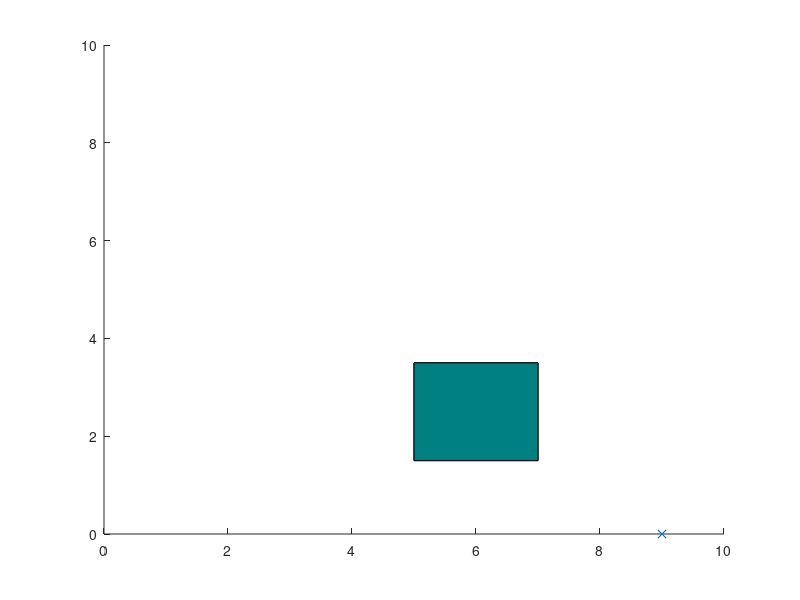

The MATLAB source for this figure: (Note: this script raises an error after producing the figure.)
% RRT* algorithm in 2D with collision avoidance.
% 
% Author: Sai Vemprala
% 
% nodes:    Contains list of all explored nodes. Each node contains its
%           coordinates, cost to reach and its parent.
% 
% Brief description of algorithm: 
% 1. Pick a random node q_rand.
% 2. Find the closest node q_near from explored nodes to branch out from, towards
%    q_rand.
% 3. Steer from q_near towards q_rand: interpolate if node is too far away, reach
%    q_new. Check that obstacle is not hit.
% 4. Update cost of reaching q_new from q_near, treat it as Cmin. For now,
%    q_near acts as the parent node of q_new.
% 5. From the list of 'visited' nodes, check for nearest neighbors with a 
%    given radius, insert in a list q_nearest.
% 6. In all members of q_nearest, check if q_new can be reached from a
%    different parent node with cost lower than Cmin, and without colliding
%    with the obstacle. Select the node that results in the least cost and 
%    update the parent of q_new.
% 7. Add q_new to node list.
% 8. Continue until maximum number of nodes is reached or goal is hit.

clearvars
close all

x_max = 10;
y_max = 10;
obstacle = [5,1.5,2,2];
EPS = 20;
numNodes = 3000;        

q_start.coord = [0 0];
q_start.cost = 0;
q_start.parent = 0;
q_goal.coord = [5 5];
q_goal.cost = 0;

nodes(1) = q_start;
figure(1)
axis([0 x_max 0 y_max])
rectangle('Position',obstacle,'FaceColor',[0 .5 .5])
hold on

rectangle('Position',obstacle,'FaceColor',[0 .5 .5])
for i = 1:1:numNodes
    numNodes
    q_rand = [floor(rand(1)*x_max) floor(rand(1)*y_max)];
    plot(q_rand(1), q_rand(2), 'x', 'Color',  [0 0.4470 0.7410])
    
    % Break if goal node is already reached
    for j = 1:1:length(nodes)
        if norm(nodes(j).coord - q_goal.coord) < 1.3
            break
        end
    end
    
    % Pick the closest node from existing list to branch out from
    ndist = [];
    for j = 1:1:length(nodes)
        n = nodes(j);
        tmp = dist(n.coord, q_rand);
        ndist = [ndist tmp];
    end
    [val, idx] = min(ndist);
    q_near = nodes(idx);
    
    q_new.coord = steer(q_rand, q_near.coord, val, EPS);
    if noCollision(q_rand, q_near.coord, obstacle)
        line([q_near.coord(1), q_new.coord(1)], [q_near.coord(2), q_new.coord(2)], 'Color', 'k', 'LineWidth', 2);
        drawnow
        hold on
        q_new.cost = dist(q_new.coord, q_near.coord) + q_near.cost;
        
        % Within a radius of r, find all existing nodes
        q_nearest = [];
        r = 60;
        neighbor_count = 1;
        for j = 1:1:length(nodes)
            if noCollision(nodes(j).coord, q_new.coord, obstacle) && dist(nodes(j).coord, q_new.coord) <= r
                q_nearest(neighbor_count).coord = nodes(j).coord;
                q_nearest(neighbor_count).cost = nodes(j).cost;
                neighbor_count = neighbor_count+1;
            end
        end
        
        % Initialize cost to currently known value
        q_min = q_near;
        C_min = q_new.cost;
        
        % Iterate through all nearest neighbors to find alternate lower
        % cost paths
        
        for k = 1:1:length(q_nearest)
            if noCollision(q_nearest(k).coord, q_new.coord, obstacle) && q_nearest(k).cost + dist(q_nearest(k).coord, q_new.coord) < C_min
                q_min = q_nearest(k);
                C_min = q_nearest(k).cost + dist(q_nearest(k).coord, q_new.coord);
                line([q_min.coord(1), q_new.coord(1)], [q_min.coord(2), q_new.coord(2)], 'Color', 'g');                
                hold on
            end
        end
        
        % Update parent to least cost-from node
        for j = 1:1:length(nodes)
            if nodes(j).coord == q_min.coord
                q_new.parent = j;
            end
        end
        
        % Append to nodes
        nodes = [nodes q_new];
    end
end

D = [];
for j = 1:1:length(nodes)
    tmpdist = dist(nodes(j).coord, q_goal.coord);
    D = [D tmpdist];
end

% Search backwards from goal to start to find the optimal least cost path
[val, idx] = min(D);
q_final = nodes(idx);
q_goal.parent = idx;
q_end = q_goal;
nodes = [nodes q_goal];
while q_end.parent ~= 0
    start = q_end.parent;
    line([q_end.coord(1), nodes(start).coord(1)], [q_end.coord(2), nodes(start).coord(2)], 'Color', 'r', 'LineWidth', 2);
    hold on
    q_end = nodes(start);
end


